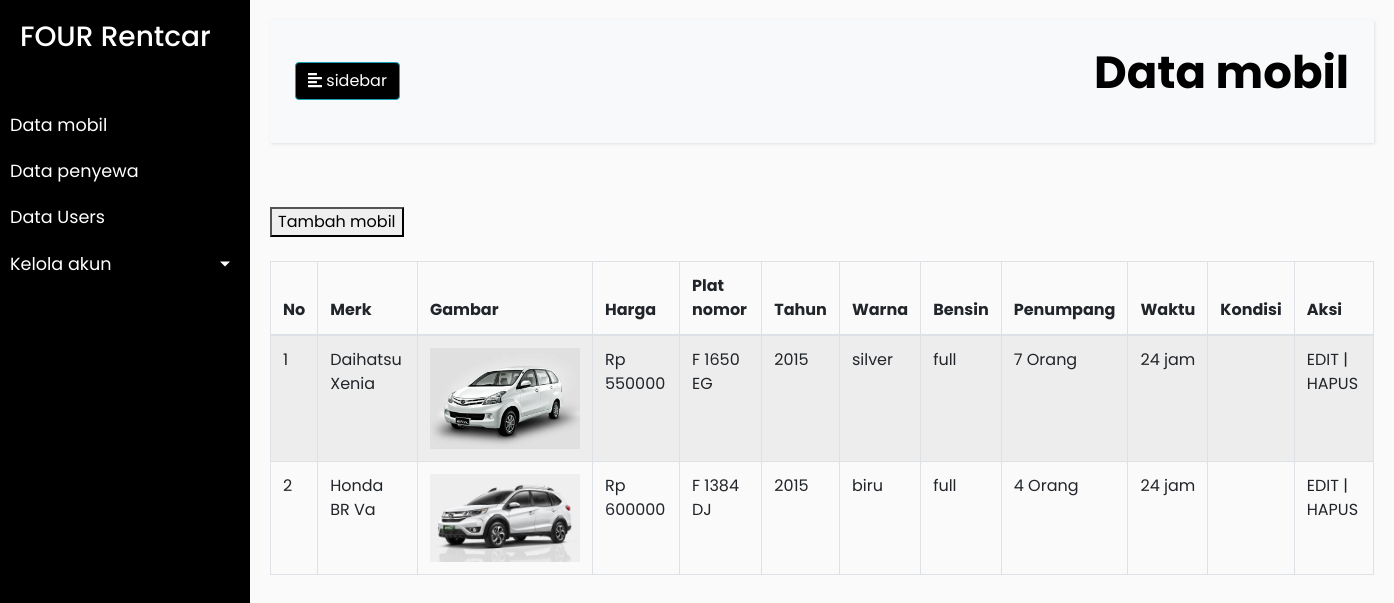
/datamobil.php, run on the app's committed database.
### tables this page shows
CREATE TABLE `tb_mobil` (
  `id_mobil` int(11) NOT NULL,
  `merk` varchar(255) DEFAULT NULL,
  `gambar` varchar(256) NOT NULL,
  `harga` int(100) DEFAULT NULL,
  `plat_no` varchar(255) DEFAULT NULL,
  `tahun` int(50) DEFAULT NULL,
  `warna` varchar(255) DEFAULT NULL,
  `bensin` varchar(255) DEFAULT NULL,
  `penumpang` int(50) DEFAULT NULL,
  `waktu` varchar(255) DEFAULT NULL
);

### koneksi.php (called while the page is built, shortened)
<?php
$koneksi = mysqli_connect("localhost", "root", "", "rentalkendaraan");
function query($query)
{
    global $koneksi;
    $result = mysqli_query($koneksi, $query);
    $rows = [];
    while ($row = mysqli_fetch_assoc($result)) {
        $rows[] = $row;
    }
    return $rows;
}

### datamobil.php (the view, shortened to what this page needs)
<?php include "header.php"; ?>
<?php
require 'koneksi.php';
$mobils = query("SELECT * FROM tb_mobil");
?>
        <div id="content">
            <nav class="navbar navbar-expand-lg navbar-light bg-light">
                <div class="container-fluid">
                    <button type="button" id="sidebarCollapse" class="btn btn-info">
                        <i class="fas fa-align-left"></i>
                        <span>sidebar</span>
                    </button>
                        <p style="color: black; font-size: 45px; font-weight: bold;">Data mobil</p>
                    </div>
            </nav>
            <br>
            <a href="tambahmobil.php"><button>Tambah mobil</button></a>
            <br><br>
            <table id="example" class="table table-striped table-bordered" style="width:100%">
                <thead>
                    <tr>
                        <th>No</th>
                        <th>Merk</th>
                        <th>Gambar</th>
                        <th>Harga</th>
                        <th>Plat nomor</th>
                        <th>Tahun</th>
                        <th>Warna</th>
                        <th>Bensin</th>
                        <th>Penumpang</th>
                        <th>Waktu</th>
                        <th>Kondisi</th>
                        <th>Aksi</th>
                    </tr>
                </thead>
                <tbody>
                <?php $i = 1 ?>
                <?php foreach ($mobils as $mobil) : ?>
                    <tr>
                        <td><?= $i ?></td>
                        <td><?= $mobil['merk'] ?></td>
                        <td><img width="150px" src="image/<?= $mobil['gambar'] ?>" alt="<?= $mobil['merk'] ?>"></td>
                        <td>Rp <?= $mobil['harga'] ?></td>
                        <td><?= $mobil['plat_no'] ?></td>
                        <td><?= $mobil['tahun'] ?></td>
                        <td><?= $mobil['warna'] ?></td>
                        <td><?= $mobil['bensin'] ?></td>
                        <td><?= $mobil['penumpang'] ?> Orang</td>
                        <td><?= $mobil['waktu'] ?></td>
                        <td><?= $mobil['kondisi'] ?></td>
                        <td>
                            <a href="editmobil.php?id=<?= $mobil['id_mobil'] ?>">EDIT</a> |
                            <a href="hapusmobil.php?id=<?= $mobil['id_mobil'] ?>">HAPUS</a>
                        </td>
                    </tr>
                    <?php $i++ ?>
                <?php endforeach; ?>
                </tbody>
            </table>
        </div>
<?php include "footer.php"; ?>

### style.css (style rules this page uses)
body { font-family: 'Poppins', sans-serif; background: #fafafa; }
p { font-family: 'Poppins', sans-serif; font-size: 1.1em; font-weight: 300; line-height: 1.7em; color: #999; }
a, a:hover, a:focus { color: inherit; text-decoration: none; transition: all 0.3s; }
.navbar { padding: 15px 10px; background: #fff; border: none; border-radius: 0; margin-bottom: 40px; box-shadow: 1px 1px 3px rgba(0, 0, 0, 0.1); }
#content { width: 100%; padding: 20px; min-height: 100vh; transition: all 0.3s; }
.container-fluid button { background: black; }

### data on the page
tb_mobil: merk "Daihatsu Xenia", gambar (picture), harga "550000", plat_no "F 1650 EG", tahun "2015", warna "silver", bensin "full", penumpang "7", waktu "24 jam"
tb_mobil: merk "Honda BR Va", gambar (picture), harga "600000", plat_no "F 1384 DJ", tahun "2015", warna "biru", bensin "full", penumpang "4", waktu "24 jam"
